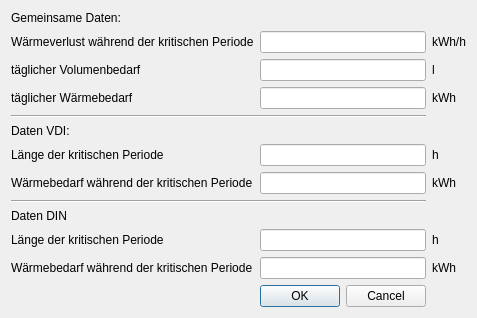
<?xml version="1.0" encoding="UTF-8"?>
<ui version="4.0">
 <class>Dialog</class>
 <widget class="QDialog" name="Dialog">
  <property name="geometry">
   <rect>
    <x>0</x>
    <y>0</y>
    <width>400</width>
    <height>300</height>
   </rect>
  </property>
  <property name="windowTitle">
   <string>Profil bearbeiten</string>
  </property>
  <layout class="QGridLayout" name="gridLayout">
   <item row="3" column="1">
    <widget class="QLineEdit" name="dailyQ_edit"/>
   </item>
   <item row="8" column="0" colspan="2">
    <widget class="Line" name="line_2">
     <property name="orientation">
      <enum>Qt::Horizontal</enum>
     </property>
    </widget>
   </item>
   <item row="0" column="0">
    <widget class="QLabel" name="label_9">
     <property name="text">
      <string>Gemeinsame Daten:</string>
     </property>
    </widget>
   </item>
   <item row="6" column="0">
    <widget class="QLabel" name="label_5">
     <property name="text">
      <string>Länge der kritischen Periode</string>
     </property>
    </widget>
   </item>
   <item row="6" column="1">
    <widget class="QLineEdit" name="tCritDIN_edit"/>
   </item>
   <item row="12" column="0">
    <spacer name="verticalSpacer">
     <property name="orientation">
      <enum>Qt::Vertical</enum>
     </property>
     <property name="sizeHint" stdset="0">
      <size>
       <width>20</width>
       <height>40</height>
      </size>
     </property>
    </spacer>
   </item>
   <item row="3" column="0">
    <widget class="QLabel" name="label_3">
     <property name="text">
      <string>täglicher Wärmebedarf</string>
     </property>
    </widget>
   </item>
   <item row="2" column="0">
    <widget class="QLabel" name="label_2">
     <property name="text">
      <string>täglicher Volumenbedarf</string>
     </property>
    </widget>
   </item>
   <item row="1" column="0">
    <widget class="QLabel" name="label">
     <property name="text">
      <string>Wärmeverlust während der kritischen Periode</string>
     </property>
    </widget>
   </item>
   <item row="13" column="0">
    <spacer name="horizontalSpacer">
     <property name="orientation">
      <enum>Qt::Horizontal</enum>
     </property>
     <property name="sizeHint" stdset="0">
      <size>
       <width>40</width>
       <height>20</height>
      </size>
     </property>
    </spacer>
   </item>
   <item row="7" column="1">
    <widget class="QLineEdit" name="QCritDIN_edit"/>
   </item>
   <item row="10" column="1">
    <widget class="QLineEdit" name="tCritVDI_edit"/>
   </item>
   <item row="7" column="0">
    <widget class="QLabel" name="label_6">
     <property name="text">
      <string>Wärmebedarf während der kritischen Periode</string>
     </property>
    </widget>
   </item>
   <item row="11" column="0">
    <widget class="QLabel" name="label_8">
     <property name="text">
      <string>Wärmebedarf während der kritischen Periode</string>
     </property>
    </widget>
   </item>
   <item row="5" column="0">
    <widget class="QLabel" name="label_10">
     <property name="text">
      <string>Daten VDI:</string>
     </property>
    </widget>
   </item>
   <item row="4" column="0" colspan="2">
    <widget class="Line" name="line">
     <property name="orientation">
      <enum>Qt::Horizontal</enum>
     </property>
    </widget>
   </item>
   <item row="9" column="0">
    <widget class="QLabel" name="label_11">
     <property name="text">
      <string>Daten DIN</string>
     </property>
    </widget>
   </item>
   <item row="13" column="1">
    <widget class="QDialogButtonBox" name="buttonBox">
     <property name="orientation">
      <enum>Qt::Horizontal</enum>
     </property>
     <property name="standardButtons">
      <set>QDialogButtonBox::Cancel|QDialogButtonBox::Ok</set>
     </property>
    </widget>
   </item>
   <item row="11" column="1">
    <widget class="QLineEdit" name="QCritVDI_edit"/>
   </item>
   <item row="1" column="1">
    <widget class="QLineEdit" name="QlossCrit_edit"/>
   </item>
   <item row="2" column="1">
    <widget class="QLineEdit" name="dailyVol_edit"/>
   </item>
   <item row="10" column="0">
    <widget class="QLabel" name="label_7">
     <property name="text">
      <string>Länge der kritischen Periode</string>
     </property>
    </widget>
   </item>
   <item row="1" column="2">
    <widget class="QLabel" name="label_4">
     <property name="text">
      <string>kWh/h</string>
     </property>
    </widget>
   </item>
   <item row="2" column="2">
    <widget class="QLabel" name="label_12">
     <property name="text">
      <string>l</string>
     </property>
    </widget>
   </item>
   <item row="3" column="2">
    <widget class="QLabel" name="label_13">
     <property name="text">
      <string>kWh</string>
     </property>
    </widget>
   </item>
   <item row="6" column="2">
    <widget class="QLabel" name="label_14">
     <property name="text">
      <string>h</string>
     </property>
    </widget>
   </item>
   <item row="7" column="2">
    <widget class="QLabel" name="label_15">
     <property name="text">
      <string>kWh</string>
     </property>
    </widget>
   </item>
   <item row="10" column="2">
    <widget class="QLabel" name="label_16">
     <property name="text">
      <string>h</string>
     </property>
    </widget>
   </item>
   <item row="11" column="2">
    <widget class="QLabel" name="label_17">
     <property name="text">
      <string>kWh</string>
     </property>
    </widget>
   </item>
  </layout>
 </widget>
 <resources/>
 <connections>
  <connection>
   <sender>buttonBox</sender>
   <signal>accepted()</signal>
   <receiver>Dialog</receiver>
   <slot>accept()</slot>
   <hints>
    <hint type="sourcelabel">
     <x>248</x>
     <y>254</y>
    </hint>
    <hint type="destinationlabel">
     <x>157</x>
     <y>274</y>
    </hint>
   </hints>
  </connection>
  <connection>
   <sender>buttonBox</sender>
   <signal>rejected()</signal>
   <receiver>Dialog</receiver>
   <slot>reject()</slot>
   <hints>
    <hint type="sourcelabel">
     <x>316</x>
     <y>260</y>
    </hint>
    <hint type="destinationlabel">
     <x>286</x>
     <y>274</y>
    </hint>
   </hints>
  </connection>
 </connections>
</ui>
